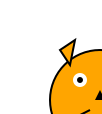

Generate this figure with Python:
import svgwrite

def draw_cat():
    dwg = svgwrite.Drawing('cat.svg', profile='tiny')

    # Тело котика
    dwg.add(dwg.circle(center=(100, 100), r=50, fill='orange', stroke='black', stroke_width=2))

    # Глаза
    dwg.add(dwg.circle(center=(80, 80), r=7, fill='white'))
    dwg.add(dwg.circle(center=(120, 80), r=7, fill='white'))
    dwg.add(dwg.circle(center=(80, 80), r=3, fill='black'))
    dwg.add(dwg.circle(center=(120, 80), r=3, fill='black'))

    # Нос
    dwg.add(dwg.polygon(points=[(100, 90), (95, 100), (105, 100)], fill='black'))

    # Уши
    dwg.add(dwg.polygon(points=[(70, 65), (60, 50), (75, 40)], fill='orange', stroke='black', stroke_width=2))
    dwg.add(dwg.polygon(points=[(130, 65), (140, 50), (125, 40)], fill='orange', stroke='black', stroke_width=2))

    # Усы
    dwg.add(dwg.line(start=(90, 110), end=(70, 120), stroke='black', stroke_width=2))
    dwg.add(dwg.line(start=(110, 110), end=(130, 120), stroke='black', stroke_width=2))

    # Рот
    dwg.add(dwg.line(start=(90, 120), end=(110, 120), stroke='black', stroke_width=2))

    dwg.save()

if __name__ == "__main__":
    draw_cat()
